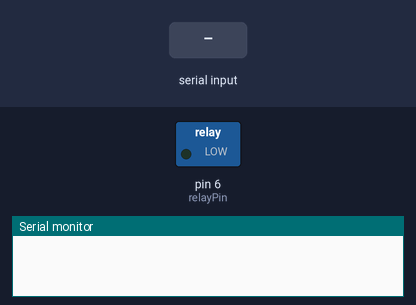
A sketch run on a simulated Arduino Uno, built with avr-gcc and run on an emulated ATmega328P. Shown: switched loads named in the sketch (green lamp = pin HIGH), the last lines printed to the serial monitor. Inputs (shaded band) come from the test bench.

Above: at 2.8 s.
2.9 s: "P" received over the second serial link
At 4.2 s:
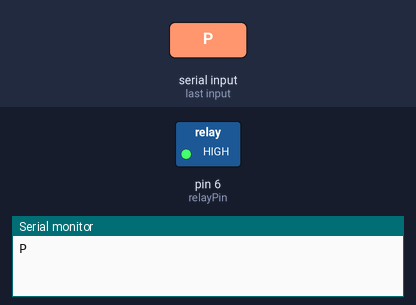
4.5 s: "S" received over the second serial link
At 6.0 s:
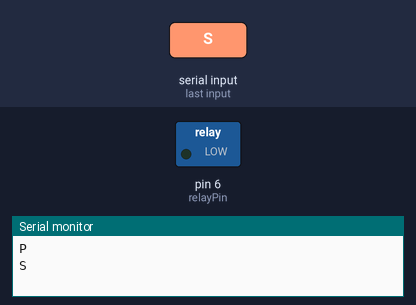
Timing chart, 0 to 7.5 s (numbered marks = the images above; inputs shaded):
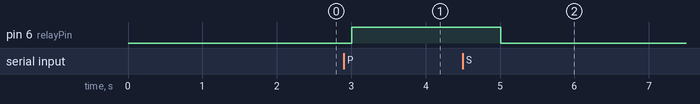

Measured:
- after the input at 2.9 s, pin 6 (relayPin): LOW → HIGH after 0.10 s
- after the input at 4.5 s, pin 6 (relayPin): HIGH → LOW after 0.51 s

The sketch:

edgewood_well_hc12.ino
```cpp
/*
  Receives signals to turn on/off pump from Cistern arduino
  via HC12 radio chip.
  Also receives heartbeat signals from cistern. If we have not
  heard from the cistern in <timeout> period, ensure pump is off.
  This is due to issues with tranmission interference and power outages
  causing the pump to stick on and overflow the cistern.
*/
#include <printf.h>
#include <SoftwareSerial.h>

int relayPin = 6;
SoftwareSerial HC12(10, 11); // HC-12 TX Pin, HC-12 RX Pin
byte incomingByte;
String readBuffer = "";
int heartbeatDelta = 0;
int timeoutPeriod = 3600;

void setup() {
  pinMode(relayPin, OUTPUT);
  digitalWrite(relayPin, LOW);
  Serial.begin(9600);
  HC12.begin(9600);               // Serial port to HC12
}
void loop() {
  if (HC12.available()) {
    while (HC12.available()) {             // If HC-12 has data
      incomingByte = HC12.read();          // Store each icoming byte from HC-12
      readBuffer += char(incomingByte);    // Add each byte to ReadBuffer string variable
    }
    Serial.println(readBuffer);
    heartbeatDelta = 0;
    // acknowledge receipt of message
    if (readBuffer.equals("P")) {
      HC12.print("P-OK"); // ok were pumping
      if (digitalRead(relayPin) == LOW) {
        digitalWrite(relayPin, HIGH);
      }
    } else if (readBuffer.equals("S")) {
      HC12.print("S-OK"); // ok were stopping
      digitalWrite(relayPin, LOW);
    } else if (readBuffer.equals("H")) {
      // heartbeat ack - reset counter
      Serial.println(readBuffer);
    } else {
      // garbled message???
      Serial.print("garbled message WTF - ");
      Serial.println(readBuffer);
    }
    readBuffer = "";
  } else {
    // if we havent heard from the cistern in a while and we are pumping shut it off
    heartbeatDelta++;
    if (heartbeatDelta >= timeoutPeriod) {
      if (digitalRead(relayPin) == HIGH) {
        Serial.println("Haven't heard from cistern and we are pumping, shut er down!");
        digitalWrite(relayPin, LOW);
      }
    }
  }
  delay(1000);
}
```
